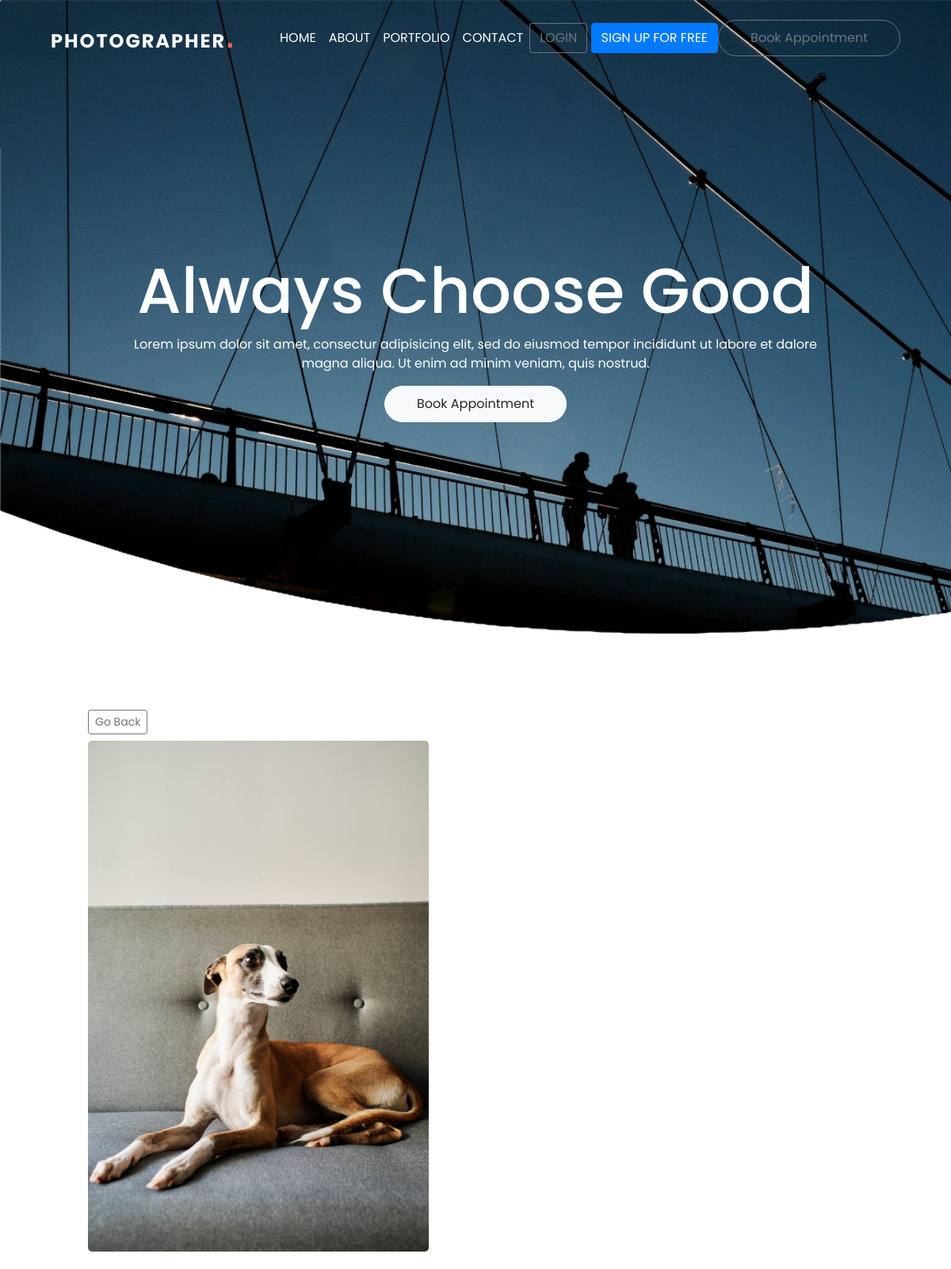
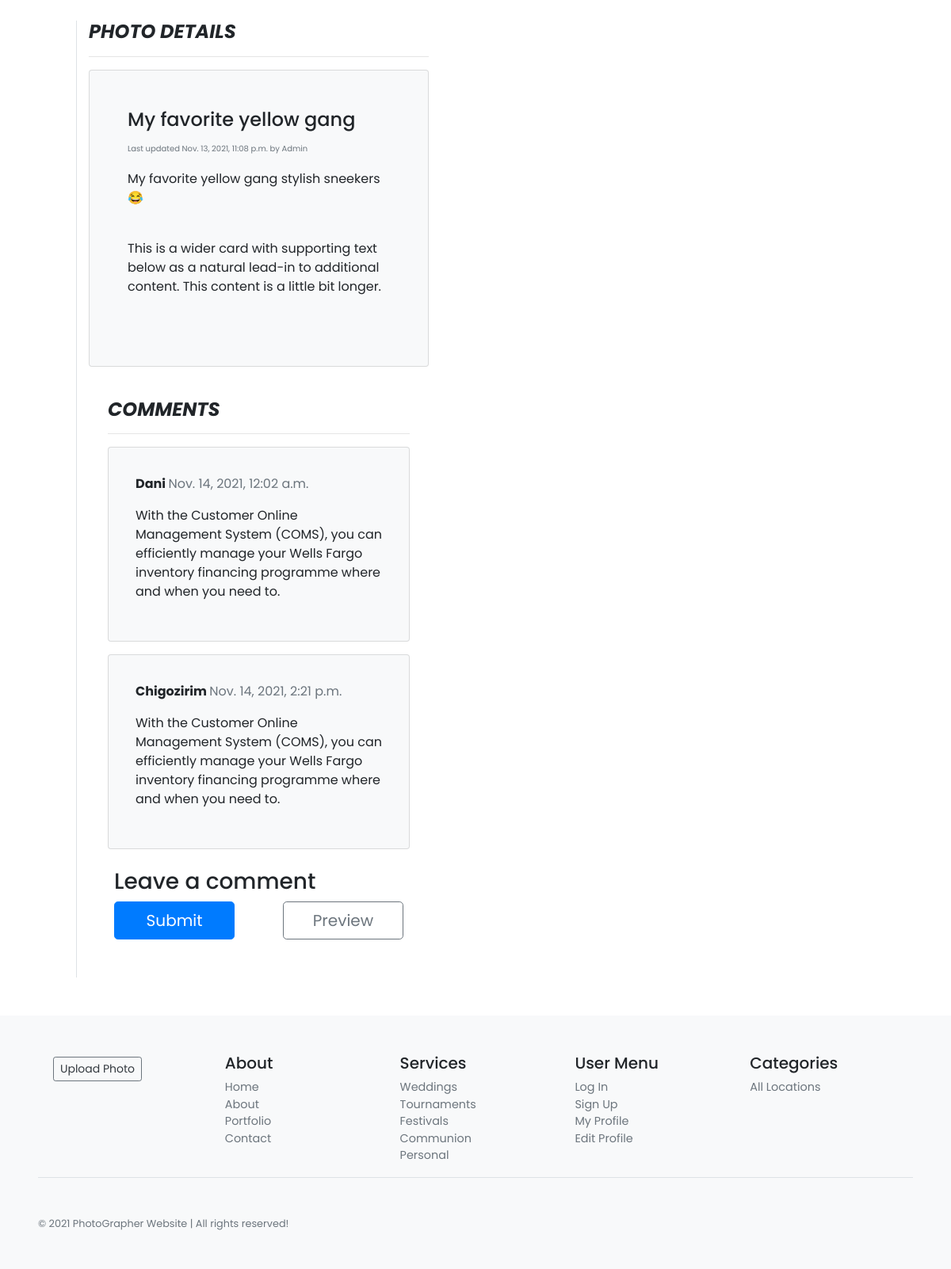
Screenshot of /3/ with the database file from the repository (2 pictures, top to bottom).
### photos/models.py (models this page shows, shortened)
class Photo(models.Model):
    id = models.AutoField(primary_key=True)
    title = models.CharField(max_length=30,  null=True, blank=True, default='')
    category = models.ForeignKey(Category, on_delete=models.SET_NULL, null=True, blank=True)
    image = models.ImageField(null=True, blank=True, default='')
    description = models.TextField()
    date = models.DateTimeField(auto_now_add=True)
    author = models.ForeignKey(
        get_user_model(),
        default = None,
        on_delete=models.CASCADE,
    )

class Comment(models.Model):
    photo = models.ForeignKey(
        Photo,
        on_delete=models.CASCADE,
        related_name='comments'
    )
    email = models.CharField(max_length=100)
    author = models.ForeignKey(
        get_user_model(),
        on_delete=models.CASCADE,
        default=1
    )
    comment = models.TextField(default=False)
    body = models.TextField(default=False)
    url = models.TextField(default=False)
    created_on = models.DateTimeField(auto_now_add=True)
    active = models.BooleanField(default=False)
    class meta:
        ordering = ['created_on']

### accounts/models.py (models this page shows)
class CustomUser(AbstractUser):
    age = models.PositiveBigIntegerField(null=True, blank = True)

### photos/views.py (the view)
# urls.py: path('<int:pk>/', views.viewPhoto, name='photo'),
def viewPhoto(request, pk):
    photo = Photo.objects.get(id=pk)
    return render(request, 'photos/photo.html', {'photo': photo})

### photos/templates/photos/photo.html (shortened to what this page needs)
{% extends 'base.html' %}
{% load crispy_forms_tags %}
{% load comments %}
{% block content %}
<section class="banner2 mtop pb-5" id="banner">
    <div class="content">
        <h2>Always Choose Good</h2>
        <p>Lorem ipsum dolor sit amet, consectur adipisicing elit, sed do eiusmod
            tempor incididunt ut labore et dalore magna aliqua. Ut enim ad minim veniam,
            quis nostrud.</p>
        <a href="{% url 'booking' %}" class="btn btn-light btn-rounded bk_ap">Book Appointment</a>
    </div>
</section>
<main role="main" class="container-fluid m-5">
    <div class="row">
        <div class="col-7 col-md-5 col-xs-12 col-sm-12 blog-main m-5 mtop">
            <a class="btn btn-sm btn-outline-secondary mb-2" href="{% url 'gallery' %}">Go Back</a>
            <div>
                <img src="{{photo.image.url}}" alt="Microscope" id="myImg" class="img-fluid"
                    style="width:100%;max-width:1900px" />
            </div>
        </div>
        <aside class="col-3 col-md-5 col-sm-12 col-xs-12 blog-sidebar border-left mx-5">
            <h4 class="font-italic font-weight-bolder">PHOTO DETAILS</h4>
            <hr>
            <div class="card p-4 my-3 bg-light rounded">
                <div class="p-4 mb-3  rounded">
                    <div class="">
                        <h4>{{photo.title}}</h4>
                    </div>
                    <small class="text-muted photo-date"> Last updated {{photo.date}} by {{photo.author}}</small>
                    <p class="brand-text mt-3">{{photo.description}}</p>
                    <p class="card-text py-4">
                        This is a wider card with supporting text below as a natural lead-in to
                        additional content. This content is a little bit longer.
                    </p>
                </div>
            </div>
            <div class="p-4 mb-3  rounded">
                <h4 class="font-italic font-weight-bolder">{{ comments_count }} COMMENTS</h4>
                <hr>
                {% for comment in photo.comments.all %}
                <div class="card p-4 my-3 bg-light rounded">
                    <div class="comments" style="padding: 10px;">
                        <p class="font-weight-bold">
                            {{ comment.author }}
                            <span class=" text-muted font-weight-normal">
                                {{ comment.created_on }}
                            </span>
                        </p>
                        {{ comment.body | linebreaks }}
                    </div>
                </div>
                {% endfor %}
                <div class="card-body">
                    {% get_comment_form for photo as form %}
                    {% if new_comment %}
                    <div class="alert alert-success" role="alert">
                        Your comment is awaiting moderation
                    </div>
                    {% else %}
                    <h3>Leave a comment</h3>
                    {% get_comment_form for photo as form %}
                    <form action="{% comment_form_target %}" method="post">
                        <div class="row"><button type="submit" name="submit" value="Post" class="btn btn-primary  btn-lg col-md-5 ">Submit</button>
                            <button  type="submit" name="preview" value="Preview" class="btn btn-outline-secondary  btn-lg col-md-5">Preview</button></div>
                    </form>
                    {% endif %}
                </div>
            </div>
        </aside>
    </div>
</main>
{% endblock content %}

### photos/templates/base.html (shortened to what this page needs)
{% load static %}
<!doctype html>
<html lang="en">
<head>
    <link rel="stylesheet" href="https://cdnjs.cloudflare.com/ajax/libs/font-awesome/6.0.0-beta2/css/all.min.css">
    <link rel="stylesheet" href="https://unpkg.com/boxicons@latest/css/boxicons.min.css">
    <link rel="stylesheet" href="https://cdn.jsdelivr.net/npm/bootstrap@4.6.0/dist/css/bootstrap.min.css">
    <link rel="stylesheet" href="https://cdnjs.cloudflare.com/ajax/libs/font-awesome/6.0.0-beta2/css/all.min.css">
    <link href="https://cdnjs.cloudflare.com/ajax/libs/font-awesome/5.13.0/css/all.min.css" rel="stylesheet">
    <link rel="stylesheet" type="text/css" href="{% static 'css/custom.css' %}">
    <link rel="stylesheet" type="text/css" href="{% static 'css/home.css' %}">
</head>
<body>
    <header class="header">
        <nav class="navbar navbar-expand-lg fixed-top py-3">
            <div class="container-fluid mx-5">
                <a href="{% url 'home' %}" class="navbar-brand font-weight-bold" id="logo">PhotoGrapher<span>.</span> </a>
                <div id="navbarSupportedContent" class="collapse navbar-collapse">
                    <ul class="navbar-nav ml-auto">
                        <li class="nav-item active"><a href="{% url 'home' %}" class="nav-link text-uppercase">Home<span class="sr-only">(current)</span></a></li>
                        <li class="nav-item"><a href="{% url 'about' %}" class="nav-link text-uppercase">About</a></li>
                        <li class="nav-item"><a href="{% url 'gallery' %}" class="nav-link text-uppercase">Portfolio</a></li>
                        <li class="nav-item"><a href="{% url 'contact' %}" class="nav-link text-uppercase">Contact</a></li>
                    </ul>
                    {% if user.is_authenticated %}
                        <ul class="nav navbar-nav ms-auto">
                            <li class="nav-item dropdown">
                                <a href="#" class="nav-link dropdown-toggle text-uppercase" data-bs-toggle="dropdown">{{user.username}}</a>
                                <div class="dropdown-menu dropdown-menu-end">
                                    <a href="{% url 'show_profile' user.profile.pk %}" class="dropdown-item">View Profile</a>
                                    <a href="{% url 'edit_profile' user.profile.pk %}" class="dropdown-item">Edit Profile</a>
                                    <a href="{% url 'password_change'%}" class="dropdown-item">Change Password</a>
                                    <a href="{% url 'logout' %}" class="dropdown-item">Logout</a>
                                </div>
                            </li>
                        </ul>
                        {% else %}
                        <div class="navbtn">
                        <a href="{% url 'login' %}" class="btn btn-st btn-outline-secondary">
                            LOGIN</a>
                        <a class="btn btn-primary" href="{% url 'signup' %}" role="button">SIGN UP FOR FREE</a>
                        </div>
                        {% endif %}
                        <a href="{% url 'booking' %}" class="btn btn-outline-secondary btn-rounded bk_ap">Book Appointment</a>
                </div>
            </div>
        </nav>
    </header>
    <div class="container-fluid">
        <div class="row">
            {% block content %}
            {% endblock content %}
        </div>
    </div>
    <footer class="container-fluid p-5  bg-light mt-auto">
        <div class="row">
          <div class="col-12 col-md">
            <a href="{% url 'add' %}" class="btn btn-sm btn-outline-secondary btn-small m-1 text-dark">Upload Photo</a>
          </div>
          <div class="col-6 col-md">
            <h5>About</h5>
            <ul class="list-unstyled text-small">
                    <li class="text-muted"><a href="{% url 'home' %}">Home</a></li>
                    <li class="text-muted"><a href="{% url 'about' %}">About</a></li>
                    <li cla ss="text-muted"><a href="{% url 'gallery' %}">Portfolio</a></li>
                    <li class="text-muted"><a href="{% url 'contact' %}">Contact</a></li>
            </ul>
          </div>
          <div class="col-6 col-md">
            <h5>Services</h5>
            <ul class="list-unstyled text-small">
              <li><a class="text-muted" href="#">Weddings</a></li>
              <li><a class="text-muted" href="#">Tournaments</a></li>
              <li><a class="text-muted" href="#">Festivals</a></li>
              <li><a class="text-muted" href="#">Communion</a></li>
              <li><a class="text-muted" href="#">Personal</a></li>
            </ul>
          </div>
          <div class="col-6 col-md">
            <h5>User Menu</h5>
            <ul class="list-unstyled text-small">
              <li><a class="text-muted" href="{% url 'login' %}">Log In</a></li>
              <li><a class="text-muted" href="{% url 'signup' %}">Sign Up</a></li>
              <li><a class="text-muted" href="{% url 'show_profile' user.profile.pk %}">My Profile</a></li>
              <li><a class="text-muted" href="{% url 'edit_profile' user.profile.pk %}">Edit Profile</a></li>
            </ul>
          </div>
          <div class="col-6 col-md">
            <h5>Categories</h5>
            <ul class="list-unstyled text-small">
                <li >
                  <a class="text-muted" href="{% url 'gallery' %}">All Locations</a>
                </li>
              </ul>
          </div>
        </div>
        <div class="container-fluid border-top">
            <small class="d-block mt-5 text-muted">&copy; 2021 PhotoGrapher Website | All rights reserved!</small>
          </div>
    </footer>
</body>
</html>

### static/css/custom.css (style rules this page uses)
* { font-family: 'Poppins', sans-serif; padding: 0; margin: 0; list-style: none; text-decoration: none; box-sizing: border-box; scroll-behavior: smooth; }
body, html { width: 100%; height: 100%; margin: 0; padding: 0;; }
:root { --primary-color: #0062a8; --secondary-color: #F26C4F; --dark-color: #22303e; --light-color: #ffffff; --gray-color: #f5f5f5; }
#logo { color: var(--light-color); text-transform: uppercase; font-size: 24px; font-weight: 500; letter-spacing: 2px; }
#logo span { color: var(--secondary-color); font-size: 36px; font-weight: 900; font-family: 'Agency FB', sans-serif; }
.navbar { background-color: #fff0; color: var(--light-color); }
.row { display: flex; flex-direction: row; flex-wrap: wrap; }
.container-fluid { margin-left: 0; }
.container-fluid section { margin: 0; }
.row { margin: 0; }
.card-body { padding: .5rem; }
.photo-date { font-size: 10px; }
.mtop { margin-top: -100px; }
.row { position: relative; width: 100%; display: flex; justify-content: space-between; }
.container, .container-fluid, .container-lg, .container-md, .container-sm, .container-xl { width: 100%; padding-right: 0; padding-left: 0; margin-right: auto; margin-left: auto; }
.card { background-color: #fff; }
.navbar { transition: all 0.4s; z-index: 1000; }
.navbar .nav-link { color: #fff; }
#myImg { border-radius: 5px; cursor: pointer; transition: 0.3s; }
.text-small { font-size: 0.9rem !important; }
body { min-height: 100vh; }
footer ul li, footer ul li a { text-decoration: none; list-style: none; color: #6c757d !important; }

### static/css/home.css (style rules this page uses)
* { font-family: 'Poppins', sans-serif; padding: 0; margin: 0; list-style: none; text-decoration: none; box-sizing: border-box; scroll-behavior: smooth; }
:root { --primary-color: #0062a8; --secondary-color: #F26C4F; --dark-color: #22303e; --light-color: #ffffff; --gray-color: #f5f5f5; }
section { padding: 100px; }
.banner2 { position: relative; width: 100%; height: 100vh; display: flex; justify-items: center; align-items: center; background-image: url("../images/banner.png"); background-size: cover; top: 100; transition: 0.2s; }
.banner .content, .banner2 .content { max-width: 900px; text-align: center; margin: auto; }
.banner .content h2, .banner2 .content h2 { font-size: 5em; color: #fff; }
.banner .content p, .banner2 .content p { font-size: 1em; color: #fff; }
.bk_ap { border-radius: 30px; padding: 10px 40px; }
.row { position: relative; width: 100%; display: flex; justify-content: space-between; }

### rows the page displays
Photo: image (picture), title "My favorite yellow gang", date "Nov. 13, 2021, 11:08 p.m.", author "Admin", description "My favorite yellow gang stylish sneekers 😂"
Comment: author "Dani", created_on "Nov. 14, 2021, 12:02 a.m.", body "With the Customer Online Management System (COMS), you can efficiently manage your Wells Fargo inventory financing programme where and when you need to."
Comment: author "Chigozirim", created_on "Nov. 14, 2021, 2:21 p.m.", body "With the Customer Online Management System (COMS), you can efficiently manage your Wells Fargo inventory financing programme where and when you need to."
